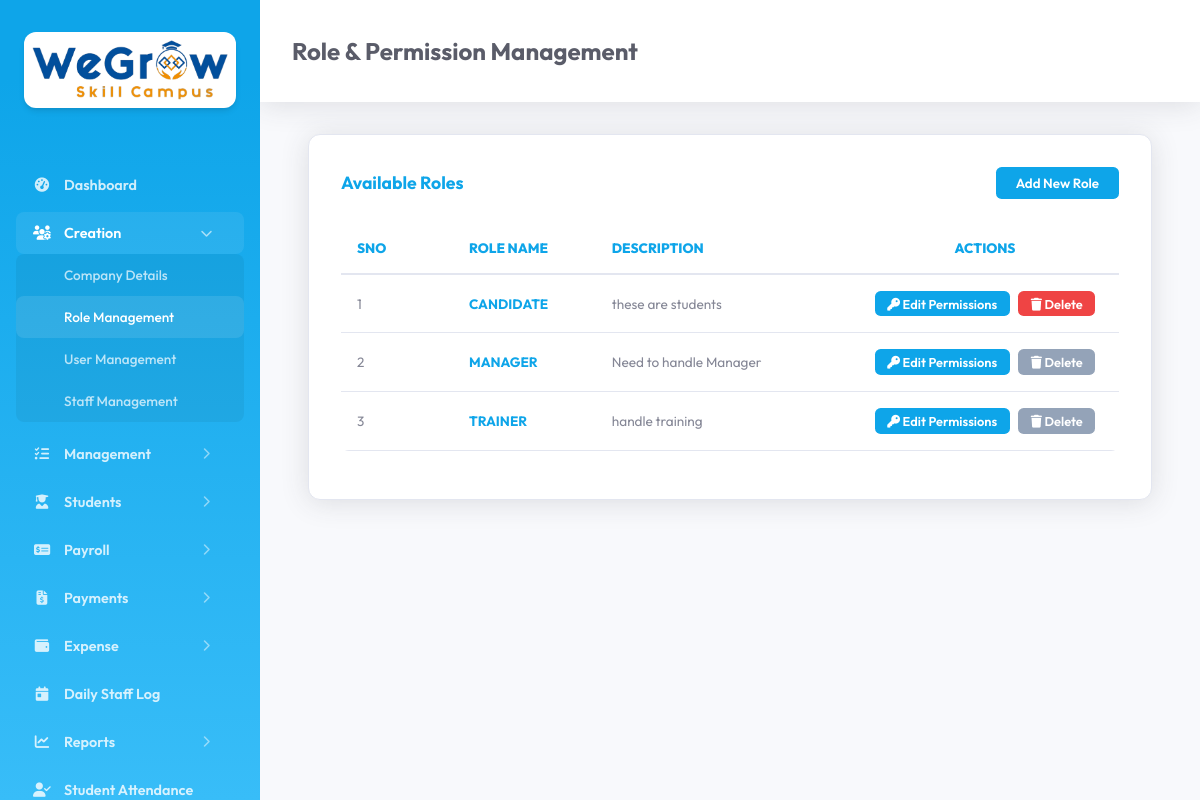
The app's page /role.php (signed in) with its own data.
### tables this page shows
CREATE TABLE `tc_roles` (
  `id` int(11) NOT NULL AUTO_INCREMENT,
  `created_date_time` datetime DEFAULT NULL,
  `updated_date_time` datetime DEFAULT NULL,
  `company_id` mediumtext DEFAULT NULL,
  `role_id` mediumtext DEFAULT NULL,
  `role_name` mediumtext DEFAULT NULL,
  `description` mediumtext DEFAULT NULL,
  `deleted` int(11) NOT NULL DEFAULT 0,
  PRIMARY KEY (`id`)
);

### main/basic_functions.php (called while the page is built, shortened)
<?php
    include_once("config.php");
    class Basic_Functions extends Database {
        public $con;
        public function getCompanyId() {
            return $_SESSION['company_id'] ?? null;
        }
        public function getTableRecords($table, $field = '', $value = '', $orderby = 'id DESC') {
            $con = $this->con;
            $sql = "SELECT * FROM $table WHERE deleted = :deleted";
            $params = [":deleted" => 0];
            $company_id = $this->getCompanyId();
            if ($table === $GLOBALS['role_table']) {
                $sql .= " AND LOWER(role_name) != 'admin'";
            }
            $sql .= " ORDER BY $orderby";
            $stmt = $con->prepare($sql);
            $stmt->execute($params);
            return $stmt->fetchAll();
        }
        public function isRecordLinked($relations) {
            foreach ($relations as $rel) {
                $table = $rel['table'];
                $column = $rel['column'];
                $value = $rel['value'];
                $label = $rel['label'] ?? $table;
                $sql = "SELECT COUNT(*) FROM {$table} WHERE {$column} = :val AND deleted = 0";
                $params = [':val' => $value];
                $stmt = $this->con->prepare($sql);
                $stmt->execute($params);
                $count = $stmt->fetchColumn();
                if ($count > 0) {
                    return $label;
                }
            }
            return false;
        }
    }
?>

### main/config.php (called while the page is built, shortened)
<?php
    class Database {
        private $host = "localhost";
        private $dbname = "training_center_db";
        private $username = "root";
        private $password = "";
        public function connect() {
            try {
                $this->conn = new PDO(
                    "mysql:host=".$this->host.";dbname=".$this->dbname,
                    $this->username,
                    $this->password
                );
                $this->conn->setAttribute(PDO::ATTR_ERRMODE, PDO::ERRMODE_EXCEPTION);
                $this->conn->exec("SET NAMES utf8");
                return $this->conn;
            }
            catch(PDOException $e) {
                echo "Database Connection Failed : ".$e->getMessage();
                exit;
            }
        }
    }
?>

### common_file.php (called while the page is built, shortened)
<?php
    require_once 'main/basic_functions.php';
    require_once 'main/report_functions.php';
    $bf = new Report_Functions();
?>

### main/report_functions.php (called while the page is built, shortened)
<?php
    include_once("config.php");
    include_once("basic_functions.php");
    class Report_Functions extends Basic_Functions {
        public function __construct() {
            $this->con = $this->connect();
        }
    }

### role.php (the view, shortened to what this page needs)
<?php
require_once 'common_file.php';
?>
<!DOCTYPE html>
<html lang="en">
<head>
    <link rel="stylesheet" href="assets/css/style.css">
</head>
<body>
    <?php include 'sidebar.php'; ?>
    <div class="main-content">
        <?php if (empty($action)): ?>
            <div class="header">
                <h2>Role & Permission Management</h2>
            </div>
            <div class="module-section">
                <div class="section-title">
                    Available Roles
                    <button class="btn-add" onclick="submitRoleAction('add')">Add New Role</button>
                </div>
                <div class="table-responsive">
                    <table>
                        <thead>
                            <tr>
                                <th style="width: 80px;">Sno</th>
                                <th>Role Name</th>
                                <th>Description</th>
                                <th style="width: 280px; text-align: center;">Actions</th>
                            </tr>
                        </thead>
                        <tbody>
                            <?php
                            $roles = $bf->getTableRecords($GLOBALS['role_table']);
                            if (empty($roles)) {
                                echo '<tr><td colspan="4" style="text-align:center">No roles found.</td></tr>';
                            } else {
                                $sno = 1;
                                foreach ($roles as $r) {
                                    ?>
                                    <tr>
                                        <td><?php echo $sno++; ?></td>
                                        <td>
                                            <strong style="color: var(--primary); text-transform: uppercase;">
                                                <?php echo htmlspecialchars($r['role_name']); ?>
                                            </strong>
                                        </td>
                                        <td><?php echo htmlspecialchars($r['description']); ?></td>
                                        <td style="text-align: center;">
                                            <div style="display: flex; gap: 0.5rem; justify-content: center;">
                                                <button class="btn-add" style="padding: 0.3rem 0.8rem; font-size: 0.8rem; background: var(--primary);" onclick="submitRoleAction('edit', '<?php echo $r['role_id']; ?>')">
                                                    <i class="fas fa-key"></i> Edit Permissions
                                                </button>
                                                <?php
                                                $relations = [
                                                    ['table' => $GLOBALS['staff_table'], 'column' => 'role_id', 'value' => $r['role_id'], 'label' => 'Staff'],
                                                    ['table' => $GLOBALS['user_table'], 'column' => 'role', 'value' => $r['role_name'], 'label' => 'User']
                                                ];
                                                $linked = $bf->isRecordLinked($relations);
                                                if ($linked) { ?>
                                                    <button class="btn-add" style="padding: 0.3rem 0.8rem; font-size: 0.8rem; background: #94a3b8; cursor: not-allowed;" title="Cannot delete: Linked with <?php echo $linked; ?> table" onclick="alert('Cannot delete: this role is linked with <?php echo $linked; ?>. Please delete linked <?php echo strtolower($linked); ?> records first.')">
                                                        <i class="fas fa-trash"></i> Delete
                                                    </button>
                                                <?php } else { ?>
                                                    <button class="btn-add" style="padding: 0.3rem 0.8rem; font-size: 0.8rem; background: #ef4444;" onclick="deleteRole('<?php echo $r['role_id']; ?>')">
                                                        <i class="fas fa-trash"></i> Delete
                                                    </button>
                                                <?php } ?>
                                            </div>
                                        </td>
                                    </tr>
                                    <?php
                                }
                            }
                            ?>
                        </tbody>
                    </table>
                </div>
            </div>
        <?php endif; ?>
    </div>
</body>
</html>

### assets/css/style.css (style rules this page uses)
:root { --primary: #0ea5e9; --primary-hover: #0284c7; --bg: #f8f9fc; --sidebar-bg: #0ea5e9; --sidebar-gradient: linear-gradient(180deg, #0ea5e9 10%, #38bdf8 100%); --card: #ffffff; --text: #5a5c69; --text-muted: #858796; --border: #e3e6f0; --sidebar-width: 260px; }
body { margin: 0; font-family: 'Outfit', sans-serif; background: var(--bg); color: var(--text); display: flex; min-height: 100vh; overflow-x: hidden; }
.main-content { flex-grow: 1; padding: 2rem 3rem; min-width: 0; }
.module-section { background: var(--card); padding: 2rem; border-radius: 0.75rem; border: 1px solid var(--border); box-shadow: 0 0.15rem 1.75rem 0 rgba(58, 59, 69, 0.15); margin-bottom: 2rem; }
.section-title { font-size: 1.1rem; font-weight: 700; margin-bottom: 1.5rem; display: flex; justify-content: space-between; align-items: center; color: var(--primary); }
.btn-add, .btn-save { background: var(--primary); color: white; border: none; padding: 0.5rem 1.25rem; border-radius: 0.35rem; cursor: pointer; font-family: inherit; font-weight: 600; transition: background 0.2s; }
.table-responsive { width: 100%; overflow-x: auto; -webkit-overflow-scrolling: touch; margin-bottom: 1rem; border-radius: 0.5rem; }
table { width: 100%; border-collapse: collapse; min-width: 800px; }
th { text-align: left; color: var(--primary); padding: 1rem; border-bottom: 2px solid var(--border); font-weight: 800; font-size: 0.85rem; text-transform: uppercase; }
td { padding: 1rem; border-bottom: 1px solid var(--border); color: #858796; font-size: 0.85rem; }
.header { display: flex; justify-content: space-between; align-items: center; margin-bottom: 2rem; background: #fff; padding: 1rem 2rem; margin: -2rem -3rem 2rem -3rem; box-shadow: 0 0.15rem 1.75rem 0 rgba(58, 59, 69, 0.15); }

### records on screen
tc_roles: role_name "CANDIDATE", description "these are students"
tc_roles: role_name "MANAGER", description "Need to handle Manager"
tc_roles: role_name "TRAINER", description "handle training"

### other values on screen
$modules[$page_key] "Dashboard"
$item['title'] "Creation"
$modules[$page_key] "Company Details"
$modules[$page_key] "Role Management"
$modules[$page_key] "User Management"
$modules[$page_key] "Staff Management"
$item['title'] "Management"
$item['title'] "Students"
$item['title'] "Payroll"
$item['title'] "Payments"
$item['title'] "Expense"
$modules[$page_key] "Daily Staff Log"
$item['title'] "Reports"
$modules[$page_key] "Student Attendance"
